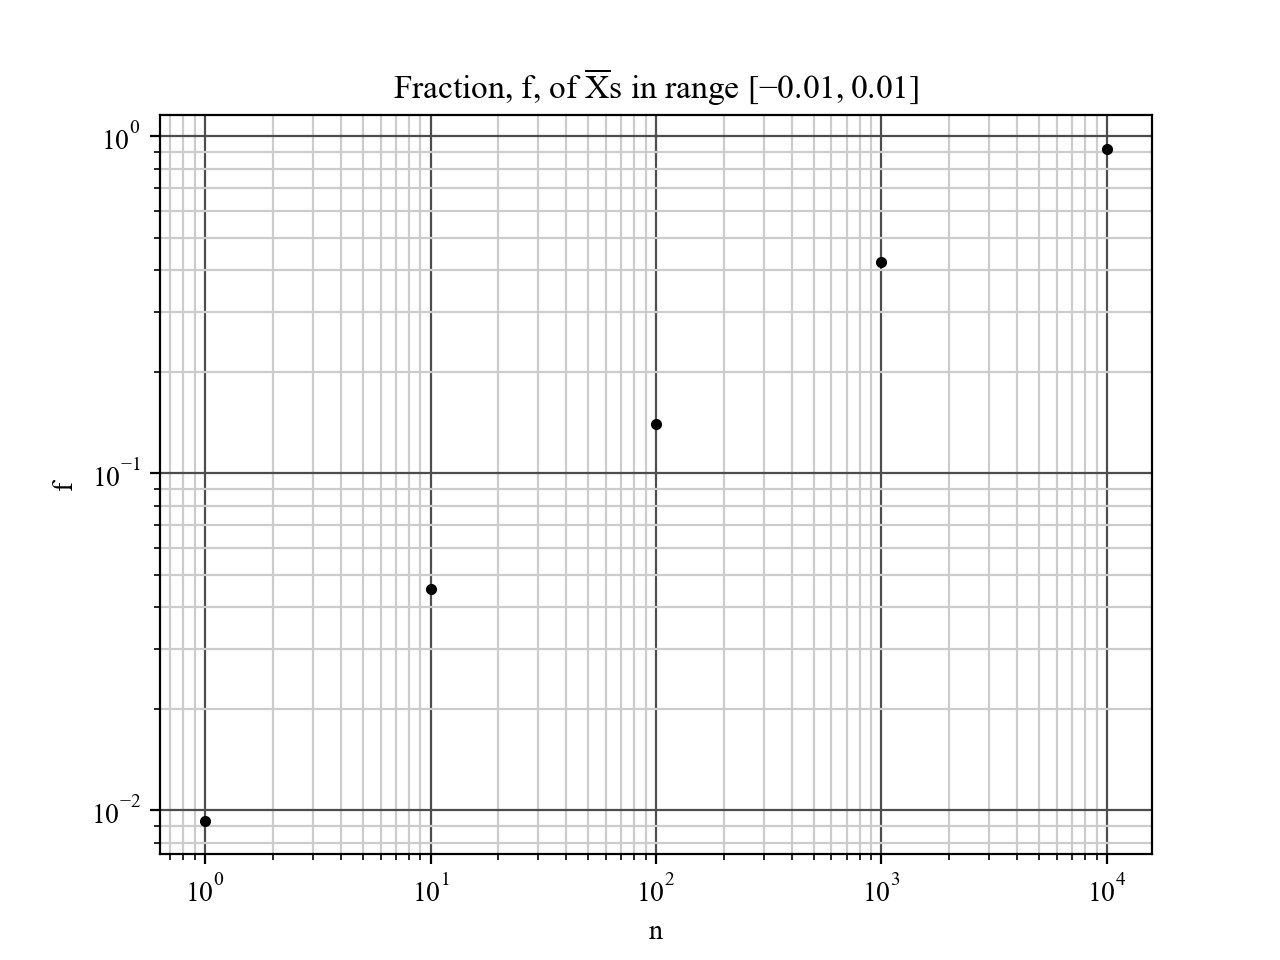

Write the Python code that produced this figure.
import numpy as np
from matplotlib import pyplot as plt

from lib.conffig import conffig
from lib.savefig import savefig

np.random.seed(3)

debug = False
dist = 'normal'

Ns = 100    # Number of samples per experiment
Ne = 10000  # Number of experiments

# 1

if dist == 'uniform':
  X = np.random.uniform(-1.0, 1.0, size=(Ns, Ne))
else:
  X = np.random.randn(Ns, Ne)

Xbar = np.mean(X, axis=0) # Compute average of each column

eps = 0.01
idx = np.abs(Xbar) < eps
f = np.sum(idx)/Ne

print(f'Fraction between [-{eps:.2g},{eps:.2g}] = {f:.2g}')
# Fraction between [-0.01, 0.01] = 0.076

# 2

F = []
ns = 10**np.arange(0, 5, 1)
F = np.zeros(ns.shape)

i = 0
eps = 0.01
for n in ns:
    X = np.random.randn(n, Ne)
    if dist == 'uniform':
        X = np.random.uniform(-1.0, 1.0, size=(n, Ne))
    Xbar = np.mean(X, axis=0)
    idx = np.abs(Xbar) < eps
    f = np.sum(idx)/Ne
    F[i] = f
    i = i + 1

# Remove zero F values to avoid log(0) error
ns = ns[F > 0]
F = F[F > 0]

conffig()

plt.figure()
plt.grid(which='minor', color=(0.8, 0.8, 0.8))
plt.grid(which='major', color=(0.3, 0.3, 0.3))
plt.loglog(ns, F, "k.")
plt.xlabel('$n$')
plt.ylabel('$f$')
plt.title(r'Fraction, $f$, of $\overline{X}$s in range $[-0.01,0.01]$')
savefig("HW3_2_2a")

# 3
X = np.random.randn(Ns, Ne)
Xbar = np.mean(X, axis=0) # Compute average of each column

flast = np.nan
for eps in np.arange(np.min(Xbar), np.max(Xbar), 0.01):
    idx = np.abs(Xbar) < eps
    f = np.sum(idx)/Ne
    if debug:
        print(f'Fraction between [-{eps:.4g},{eps:.4g}] = {f:.4g}')
    if f >= 0.99 and flast < 0.99:
        # Could use linear interpolation to get better estimate
        print(f'Fraction between [-{eps:.4g},{eps:.4g}] = {f:.4g}')
        # Fraction between [-0.258,0.258] = 0.9901
        break
    flast = f

# 4

Ns = 100    # Number of samples per experiment
Ne = 10000  # Number of experiments

Eps = []
Ns = 10**np.arange(0, 4, 1)
Eps = np.zeros(Ns.shape)

i = 0
for n in Ns:
    X = 10*np.random.randn(n, Ne)
    if dist == 'uniform':
        X = np.random.uniform(-1.0, 1.0, size=(n,Ne))
    Xbar = np.mean(X, axis=0) # Compute average of each column

    flast = np.nan
    for eps in np.arange(np.min(Xbar), np.max(Xbar), 0.001):
        idx = np.abs(Xbar) < eps
        f = np.sum(idx)/Ne
        if debug:
            print(f'Fraction between [-{eps:.4g},{eps:.4g}] = {f:.4g}') 
        if f >= 0.99 and flast < 0.99:
            # Could use linear interpolation to get better estimate
            print(f'n = {n:d}; Fraction between [-{eps:.4g},{eps:.4g}] = {f:.4g}') 
            # Fraction between [-0.08646,0.08646] = 0.9937
            break
        flast = f

    Eps[i] = eps
    i = i + 1

plt.figure()
plt.grid(which='minor', color=(0.8, 0.8, 0.8))
plt.grid(which='major', color=(0.2, 0.2, 0.2))
plt.loglog(Ns, Eps, 'k.', markersize=10, label='Computed values')
coefficients = np.polyfit(np.log10(Ns), np.log10(Eps), 1)
best_fit_line = np.poly1d(coefficients)
label = f"Best fit line: $\\epsilon$ = {10**coefficients[1]:.1f}n$^{{{coefficients[0]:.3f}}}$"
plt.loglog(Ns, 10**best_fit_line(np.log10(Ns)), "k--", label=label)
plt.legend()
plt.xlabel('$n$ values used for each $\\overline{X}$ calculation')
plt.ylabel('$\\epsilon$')
plt.title('99% of $\\overline{X}s$ in range [-$\\epsilon$,$\\epsilon$]')
savefig("HW3_2_2b")

# 5

"""
If a distribution is selected that has a zero mean, the general trend
is the same.
"""
